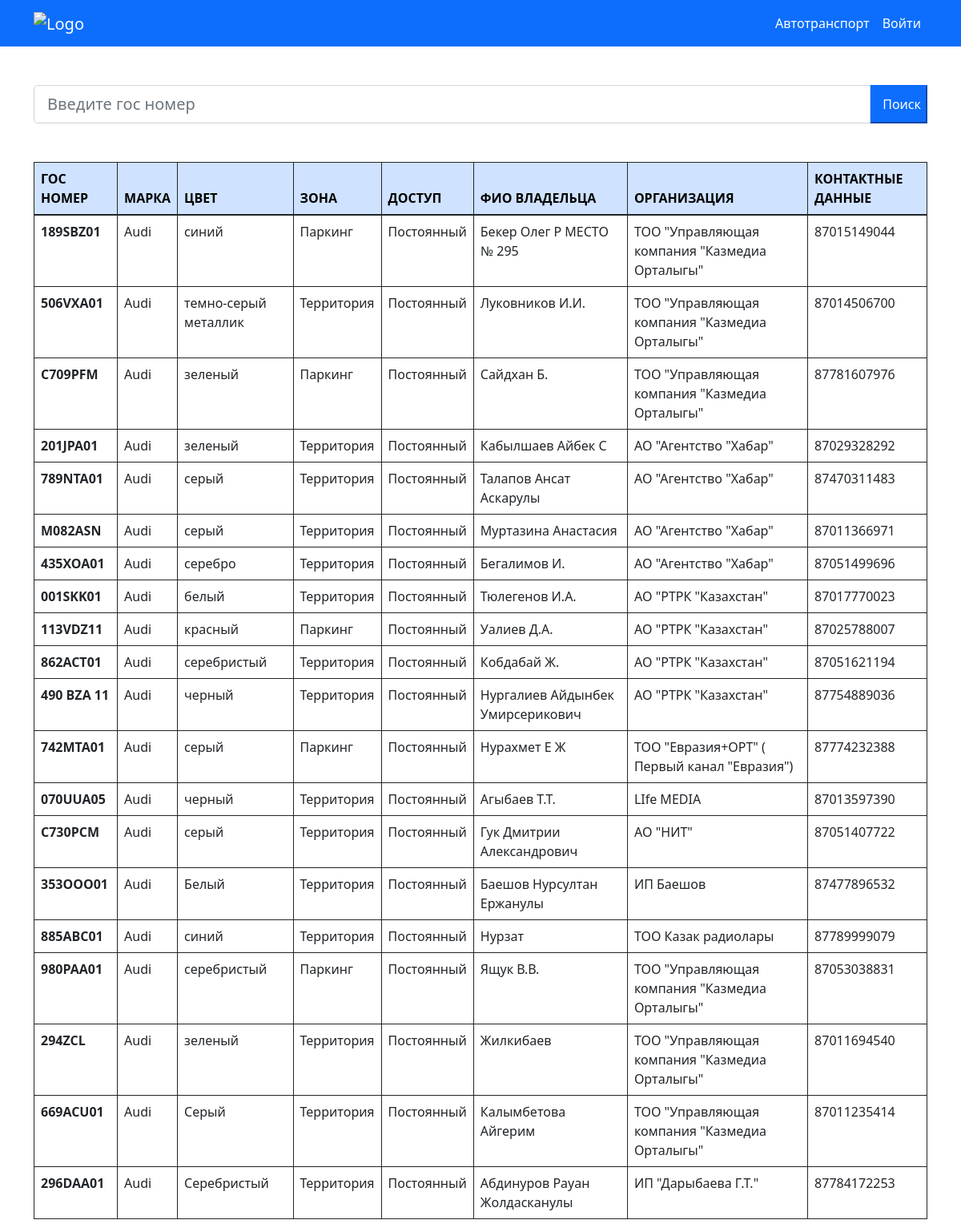
The page / on the database its author committed.
### avto/models.py (models this page shows, shortened)
class Automobile(models.Model):
    car_number = models.CharField(max_length=10, unique=True, verbose_name='№ автомобиля')
    car_mark = models.ForeignKey('CarMark', on_delete=models.PROTECT, verbose_name='Марка автомобиля', related_name='car_number')
    car_color = models.CharField(max_length=15, verbose_name='Цвет автомобиля')
    fio = models.CharField(max_length=255, verbose_name='ФИО владельца')
    organization = models.ForeignKey('Organization', on_delete=models.PROTECT, verbose_name='Организация', related_name='car_number')
    position = models.CharField(max_length=255, verbose_name='Должность владельца', null=True)
    details = models.CharField(max_length=255, verbose_name='Контактные данные')
    working_shift = models.ForeignKey('WorkingShift', on_delete=models.PROTECT, verbose_name='Смена')
    zone = models.ForeignKey('Zone', on_delete=models.PROTECT, verbose_name='Зона')
    type = models.ForeignKey('Type', on_delete=models.PROTECT, verbose_name='Тип')
    limitation = models.DateTimeField(verbose_name='Срок')
    creation_date = models.DateTimeField(auto_now_add=True, verbose_name='Дата создания')
    author = models.ForeignKey('auth.User', on_delete=models.SET_DEFAULT, default='auth.User', verbose_name='Пользователь')
    employees = models.ForeignKey('employees', on_delete=models.SET_NULL, null=True, blank=True, verbose_name='Сотрудник', related_name='car_number')
    allowed = models.BooleanField(default=True, verbose_name='Разрешено')
    note = models.TextField(blank=True, verbose_name='Примечание')
    class Meta:
        verbose_name = 'Автомобиль'
        verbose_name_plural = 'Автомобили'

class CarMark(models.Model):
    car_mark = models.CharField(max_length=20, unique=True, verbose_name='Марка автомобиля')
    def __str__(self):
        return self.car_mark
    class Meta:
        verbose_name = 'Марка автомобиля'
        verbose_name_plural = 'Марки автомобилей'
        ordering = ['car_mark']

class Zone(models.Model):
    zone = models.CharField(max_length=20, verbose_name='Зона')
    def __str__(self):
        return self.zone
    class Meta:
        verbose_name = 'Зона'
        verbose_name_plural = 'Зоны'

class Type(models.Model):
    type = models.CharField(max_length=20, verbose_name='Тип')
    def __str__(self):
        return self.type
    class Meta:
        verbose_name = 'Тип'
        verbose_name_plural = 'Типы'
        ordering = ['type']

class Organization(models.Model):
    organization = models.CharField(max_length=255, unique=True, verbose_name='Организация')
    rental_period = models.DateTimeField(verbose_name='Срок аренды', blank=True, null=True)
    def __str__(self):
        return self.organization
    class Meta:
        verbose_name = 'Организация'
        verbose_name_plural = 'Организации'
        ordering = ['organization']

### avto/views.py (the view)
# urls.py: path('', AutomobileListView.as_view(), name='avto'),
class AutomobileListView(ListView):
    model = Automobile
    template_name = 'avto/index.html'
    paginate_by = 20
    def get_context_data(self, **kwargs):
        context = super().get_context_data(**kwargs)
        context['title'] = 'Автотранспорт'
        return context
    def get_queryset(self, *args, **kwargs):
        qs = super().get_queryset(*args, **kwargs)
        query = self.request.GET.get('q')
        if query:
            return qs.filter(Q(car_number__icontains=query) &
                             Q(allowed=True))
        return Automobile.objects.filter(allowed=True)

### avto/templates/avto/index.html (shortened to what this page needs)
{% extends 'avto/base.html' %}
{% block content %}
<div class="container">
    <form action="" method="get" class="">
        <div class="input-group mb-5">
            <input type="text" class="form-control form-control-lg" placeholder="Введите гос номер" name="q">
            <button type="submit" class="btn-primary"> Поиск</button>
        </div>
    </form>
    <table class="table table-hover table-bordered border-dark">
        <thead>
        <tr class="table-primary border-dark">
        </tr>
        </thead>
        <tbody>
        {% for car in object_list %}
        <tr>
            <td>{{ car.car_mark }}</td>
            <td>{{ car.car_color }}</td>
            <td>{{ car.zone }}</td>
            <td>{{ car.type }}</td>
            <td>{{ car.fio }}</td>
            <td>{{ car.organization }}</td>
            <td>{{ car.details }}</td>
        </tr>
        {% endfor %}
        </tbody>
    </table>
</div>
{% endblock %}

### rows shown on the page
Automobile: car_number "189SBZ01", car_mark "Audi", car_color "синий", zone "Паркинг", type "Постоянный", fio "Бекер Олег Р МЕСТО № 295", organization "ТОО \"Управляющая компания \"Казмедиа Орталыгы\"", details "87015149044"
Automobile: car_number "506VXA01", car_mark "Audi", car_color "темно-серый металлик", zone "Территория", type "Постоянный", fio "Луковников И.И.", organization "ТОО \"Управляющая компания \"Казмедиа Орталыгы\"", details "87014506700"
Automobile: car_number "C709PFM", car_mark "Audi", car_color "зеленый", zone "Паркинг", type "Постоянный", fio "Сайдхан Б.", organization "ТОО \"Управляющая компания \"Казмедиа Орталыгы\"", details "87781607976"
Automobile: car_number "201JPA01", car_mark "Audi", car_color "зеленый", zone "Территория", type "Постоянный", fio "Кабылшаев Айбек С", organization "АО \"Агентство \"Хабар\"", details "87029328292"
Automobile: car_number "789NTA01", car_mark "Audi", car_color "серый", zone "Территория", type "Постоянный", fio "Талапов Ансат Аскарулы", organization "АО \"Агентство \"Хабар\"", details "87470311483"
Automobile: car_number "M082ASN", car_mark "Audi", car_color "серый", zone "Территория", type "Постоянный", fio "Муртазина Анастасия", organization "АО \"Агентство \"Хабар\"", details "87011366971"
Automobile: car_number "435XOA01", car_mark "Audi", car_color "серебро", zone "Территория", type "Постоянный", fio "Бегалимов И.", organization "АО \"Агентство \"Хабар\"", details "87051499696"
Automobile: car_number "001SKK01", car_mark "Audi", car_color "белый", zone "Территория", type "Постоянный", fio "Тюлегенов И.А.", organization "АО \"РТРК \"Казахстан\"", details "87017770023"
Automobile: car_number "113VDZ11", car_mark "Audi", car_color "красный", zone "Паркинг", type "Постоянный", fio "Уалиев Д.А.", organization "АО \"РТРК \"Казахстан\"", details "87025788007"
Automobile: car_number "862ACT01", car_mark "Audi", car_color "серебристый", zone "Территория", type "Постоянный", fio "Кобдабай Ж.", organization "АО \"РТРК \"Казахстан\"", details "87051621194"
Automobile: car_number "490 BZA 11", car_mark "Audi", car_color "черный", zone "Территория", type "Постоянный", fio "Нургалиев Айдынбек Умирсерикович", organization "АО \"РТРК \"Казахстан\"", details "87754889036"
Automobile: car_number "742MTA01", car_mark "Audi", car_color "серый", zone "Паркинг", type "Постоянный", fio "Нурахмет Е Ж", organization "ТОО \"Евразия+ОРТ\" ( Первый канал \"Евразия\")", details "87774232388"
Automobile: car_number "070UUA05", car_mark "Audi", car_color "черный", zone "Территория", type "Постоянный", fio "Агыбаев Т.Т.", organization "LIfe MEDIA", details "87013597390"
Automobile: car_number "C730PCM", car_mark "Audi", car_color "серый", zone "Территория", type "Постоянный", fio "Гук Дмитрии Александрович", organization "АО \"НИТ\"", details "87051407722"
Automobile: car_number "353OOO01", car_mark "Audi", car_color "Белый", zone "Территория", type "Постоянный", fio "Баешов Нурсултан Ержанулы", organization "ИП Баешов", details "87477896532"
Automobile: car_number "885ABC01", car_mark "Audi", car_color "синий", zone "Территория", type "Постоянный", fio "Нурзат", organization "ТОО Казак радиолары", details "87789999079"
Automobile: car_number "980PAA01", car_mark "Audi", car_color "серебристый", zone "Паркинг", type "Постоянный", fio "Ящук В.В.", organization "ТОО \"Управляющая компания \"Казмедиа Орталыгы\"", details "87053038831"
Automobile: car_number "294ZCL", car_mark "Audi", car_color "зеленый", zone "Территория", type "Постоянный", fio "Жилкибаев", organization "ТОО \"Управляющая компания \"Казмедиа Орталыгы\"", details "87011694540"
Automobile: car_number "669ACU01", car_mark "Audi", car_color "Серый", zone "Территория", type "Постоянный", fio "Калымбетова Айгерим", organization "ТОО \"Управляющая компания \"Казмедиа Орталыгы\"", details "87011235414"
Automobile: car_number "296DAA01", car_mark "Audi", car_color "Серебристый", zone "Территория", type "Постоянный", fio "Абдинуров Рауан Жолдасканулы", organization "ИП \"Дарыбаева Г.Т.\"", details "87784172253"
